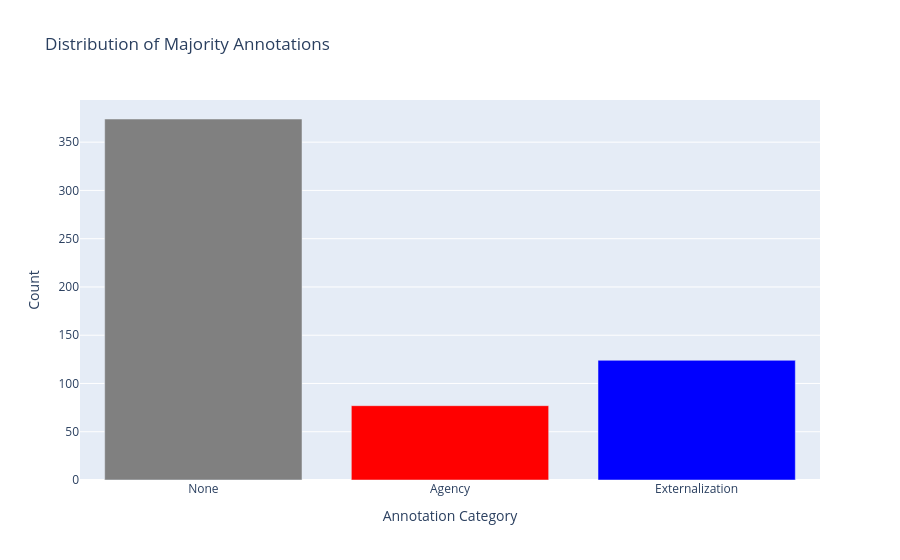

Notebook code cell kept with this figure:
### Code cell
# Count annotations
annotation_counts = (
    majority_df["label"]
    .value_counts()
    .reindex(
        ["none", "agency", "externalization"],
        fill_value=0
    )
)

colors = {
    "none": "grey",
    "agency": "red",
    "externalization": "blue"
}

fig = go.Figure()

fig.add_trace(go.Bar(
    x=["None", "Agency", "Externalization"],
    y=annotation_counts.values,
    marker_color=[
        colors["none"],
        colors["agency"],
        colors["externalization"]
    ]
))

fig.update_layout(
    title="Distribution of Majority Annotations",
    xaxis_title="Annotation Category",
    yaxis_title="Count"
)

fig.show()

### Figure 1 — Plotly figure (JSON) as saved in the notebook; plotly's stock layout.template omitted (floating-point values rounded to 4 significant figures)
{"data": [{"marker": {"color": ["grey", "red", "blue"]}, "type": "bar", "x": ["None", "Agency", "Externalization"], "y": [374, 77, 124]}], "layout": {"title": {"text": "Distribution of Majority Annotations"}, "xaxis": {"title": {"text": "Annotation Category"}}, "yaxis": {"title": {"text": "Count"}}}}
